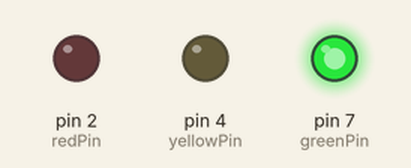
This sketch was run on a simulated Arduino Uno, built with avr-gcc and run on an emulated ATmega328P. On the bench: output pins drawn as LEDs (lit = HIGH).

Above: at 1.0 s.
At 4.7 s:
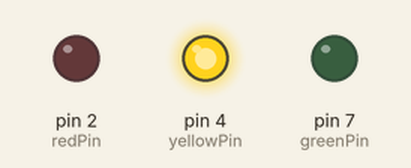
At 9.1 s:
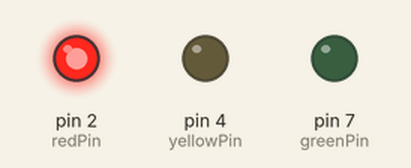
At 12.85 s:
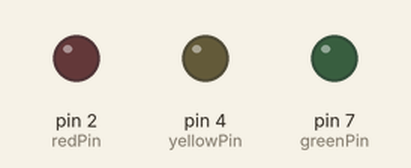
Timing chart, 0 to 13.3 s (numbered marks = the images above):
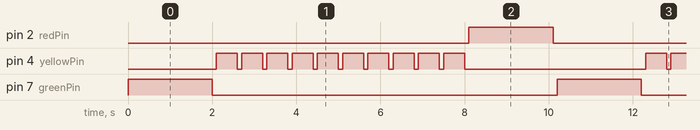

Measured:
- by itself, pin 2 (redPin), pin 7 (greenPin): alternates HIGH for 2.0 s and LOW for 8.2 s
- by itself, pin 4 (yellowPin): repeats every 10.2 s: 9 × (LOW 0.10 s, HIGH 0.50 s), LOW 4.3 s, HIGH 0.50 s
- by itself, everything shown: repeats every 10.2 s, in 24 steps

The sketch:

semaphore.ino
```cpp
/*************/
/*  Semaphore */
/*************/

// Based on Semáforo by Fernando Martinez Mendoza. https://openwebinars.net/blog/tutorial-arduino-ejemplo-semaforo/***/

int redPin=2;
int yellowPin=4;
int greenPin=7;
int turnOnTime = 2000;
int turnOffTime = 100;
int yellowBlinkingTime = 500;
int yellowNumberOfBlinks = 5;

void setup() {
  pinMode(greenPin,OUTPUT);
  pinMode(yellowPin,OUTPUT);
  pinMode(redPin,OUTPUT);
}

void loop() {
 digitalWrite(greenPin,HIGH);
 delay(turnOnTime);
 digitalWrite(greenPin,LOW);
 delay(turnOffTime);

 for(int i = 0; i < 10; i++)
 {
   digitalWrite(yellowPin,HIGH);
 delay(yellowBlinkingTime);
 digitalWrite(yellowPin,LOW);
 delay(turnOffTime);
 }


 digitalWrite(redPin,HIGH); //encendemos el led verde
 delay(turnOnTime);              //esperamos 2 segundos
 digitalWrite(redPin,LOW);  //apagamos el led verde
 delay(turnOffTime);               //esperamos medio segundo
}
```
